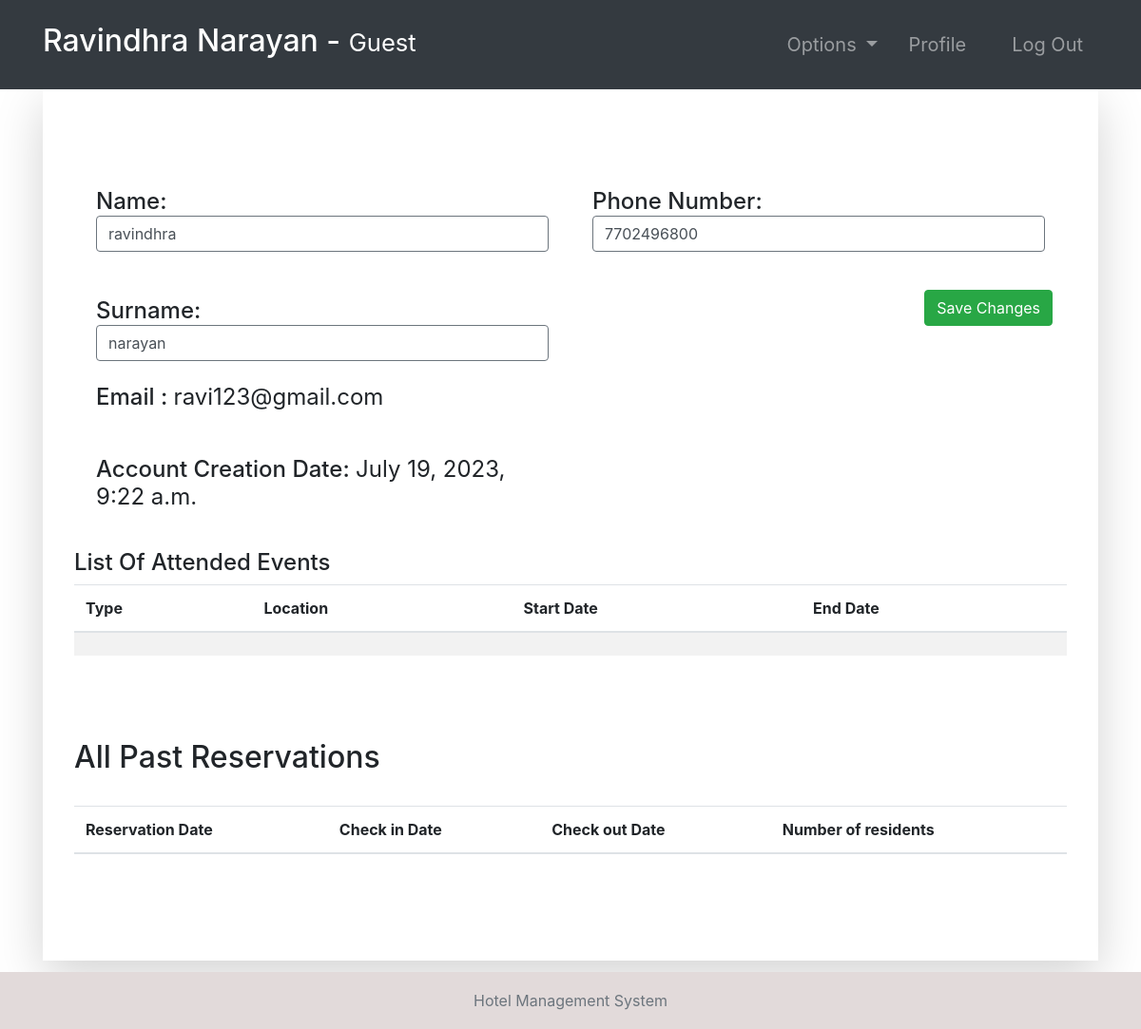
Page /guest-profile/2 (signed in) on the committed database.
### accounts/models.py (models this page shows, shortened)
class Guest(models.Model):
    user = models.OneToOneField(User, null=True, on_delete=models.CASCADE)
    phoneNumber = PhoneNumberField(unique=True)
    def currentRoom(self):
        booking = Booking.objects.filter(guest=self).last()
        return booking.roomNumber

### hotel/models.py (models this page shows, shortened)
class EventAttendees(models.Model):
    event = models.ForeignKey(Event, on_delete=models.CASCADE)
    numberOfDependees = models.IntegerField(default=0)
    guest = models.ForeignKey(Guest,   null=True, on_delete=models.CASCADE)

### accounts/views.py (the view, shortened to what this page needs)
# urls.py: path('guest-profile/<str:pk>', guest_profile, name="guest-profile"),
@login_required(login_url='login')
def guest_profile(request, pk):
    tempUser = User.objects.get(id=pk)
    guest = Guest.objects.get(user=tempUser)
    role = str(request.user.groups.all()[0])
    path = role + "/"
    eventAttendees = EventAttendees.objects.filter(guest=guest)
    bookings = Booking.objects.filter(guest=guest)
    context = {
        "role": role,
        "guest": guest,
        "eventAttendees": eventAttendees,
        "bookings": bookings
    }
    return render(request, path + "guest-profile.html", context)

### Templates/guest/guest-profile.html
{% extends '../index.html' %}
{% block context %}
{% include '../common_pages/guest-profile.html' %}
{% endblock %}

### Templates/incs/nav.html (shortened to what this page needs)
<nav class="navbar navbar-dark bg-dark navbar-expand-lg py-3 " role="navigation">
    <div class="container">
        <a href="" class="navbar-brand">
            <h2 class="text-capitalize">
                {{ request.user.first_name }} {{ request.user.last_name }} -
                <small>
                    {{ role }}
                </small>
            </h2>
        </a>
        <div class="collapse navbar-collapse" id="navbarTags">
            <ul class="navbar-nav ml-auto">
                <li class="nav-item dropdown p-2">
                    <a class="nav-link dropdown-toggle" href="#" id="navbarDropdown" role="button"
                        data-toggle="dropdown" aria-haspopup="true" aria-expanded="false">
                        Options
                    </a>
                </li>
                <li class="nav-item mr-3 p-2">
                    {% if role == 'guest' %}
                    <a href="{% url 'guest-profile' user.id %}" class="nav-link">Profile</a>
                    {% endif %}
                </li>
                <li class="nav-item p-2 ">
                    <a href="{% url 'logout' %}" class="nav-link">Log Out</a>
                </li>
            </ul>
        </div>
    </div>
</nav>

### Templates/common_pages/guest-profile.html (shortened to what this page needs)
<div class="container">
    <div class="shadow-lg p-5">
        <div class="row mt-5">
            <div class="col-6">
                <form action="" method="POST">
                    <div class="p-2 h4">
                        <span>Name:</span>
                        {% if guest.user.id != request.user.id %}
                        <span class="font-weight-normal">{{guest.user.first_name}} </span>
                        {% else %}
                        <input type="text" class="form-control border border-secondary" id="id_first_name"
                            value="{{guest.user.first_name}}" name="first_name">
                        {% endif %}
                    </div>
                    <br>
                    <div class="p-2 h4">
                        <span>Surname:</span>
                        {% if guest.user.id != request.user.id %}
                        <span class="font-weight-normal"> {{guest.user.last_name}}</span>
                        {% else %}
                        <input type="text" class="form-control border border-secondary" id="id_last_name"
                            value="{{guest.user.last_name}}" name="last_name">
                        {% endif %}
                    </div>
                    <div class="p-2 h4">
                        <span>Email :</span>
                        <span class="font-weight-normal">{{guest.user.email}}</span>
                    </div>
                    <br>
                    <div class="p-2 h4">
                        <span>Account Creation Date:</span>
                        <span class="font-weight-normal">{{guest.user.date_joined}}</span>
                    </div>
            </div>
            <div class="col-6">
                <div class="p-2 h4">
                    <span>Phone Number: </span>
                    {% if guest.user.id != request.user.id %}
                    <span class="font-weight-normal">{{guest.phoneNumber}}</span>
                    {% else %}
                    <input type="text" class="form-control border border-secondary" id="id_phoneNumber"
                        value="{{guest.phoneNumber}}" name="phoneNumber">
                    {% endif %}
                </div>
                <br>
                {% if guest.user.id == request.user.id %}
                <button type="submit" name="submit" class="btn btn-success float-right">Save Changes</button>
                {% endif %}
            </div>
        </div>
        <br>
        {% if eventAttendees.first != None %}
        <div class="row">
            <h4>List Of Attended Events</h4>
            <table class="table table-hover table-striped">
                <thead>
                    <tr>
                        <th>Type</th>
                        <th>Location</th>
                        <th>Start Date</th>
                        <th>End Date</th>
                    </tr>
                </thead>
                <tbody>
                    {% for eveAt in eventAttendees %}
                    <tr>
                        <td>{{eveAt.eventType}}</td>
                        <td>{{eveAt.location}}</td>
                        <td>{{eveAt.startDate}}</td>
                        <td>{{eveAt.endtDate}}</td>
                    </tr>
                    {% endfor %}
                </tbody>
            </table>
        </div>
        {% endif %}
        <br>
        <div class="row">
            <div class="table-responsive table-striped my-5">
                <div class="table-header row">
                    <div class="col-sm-12 col-md-12 col-lg-4 mb-4">
                        <h2>All Past Reservations</h2>
                    </div>
                </div>
                <table class="table table-hover">
                    <thead>
                        <tr>
                            <th>Reservation Date</th>
                            <th>Check in Date</th>
                            <th>Check out Date</th>
                            <th>Number of residents</th>
                        </tr>
                    </thead>
                </table>
            </div>
        </div>
    </div>
</div>

### static/css/main.css (style rules this page uses)
* { margin: 0; padding: 0; -webkit-font-smoothing: antialiased; }
body { position: relative; }
nav .nav-item { font-size: 20px; }

### rows in the picture
Guest: first_name "ravindhra", last_name "narayan", user.email "ravi123@gmail.com", user.date_joined "July 19, 2023, 9:22 a.m.", phoneNumber "7702496800"

### other values in the picture
{{ request.user.first_name }} "Ravindhra"
{{ request.user.last_name }} "Narayan"
{{ role }} "Guest"
